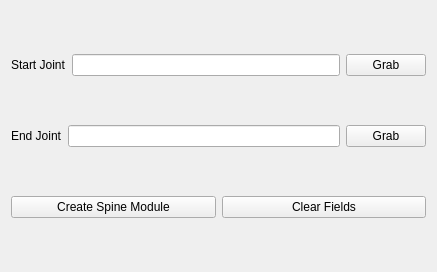
          <widget class="QWidget" name="spineMD_page">
           <property name="geometry">
            <rect>
             <x>0</x>
             <y>0</y>
             <width>437</width>
             <height>272</height>
            </rect>
           </property>
           <property name="styleSheet">
            <string notr="true"/>
           </property>
           <attribute name="label">
            <string>Spine Module</string>
           </attribute>
           <layout class="QVBoxLayout" name="verticalLayout_3">
            <item>
             <layout class="QHBoxLayout" name="horizontalLayout_12">
              <property name="spacing">
               <number>6</number>
              </property>
              <item>
               <widget class="QLabel" name="lbl_spineStartJoint">
                <property name="text">
                 <string>Start Joint</string>
                </property>
                <property name="margin">
                 <number>2</number>
                </property>
               </widget>
              </item>
              <item>
               <widget class="QLineEdit" name="line_spineStartJoint">
                <property name="styleSheet">
                 <string notr="true"/>
                </property>
               </widget>
              </item>
              <item>
               <widget class="QPushButton" name="btn_grabSpineStartJoint">
                <property name="styleSheet">
                 <string notr="true"/>
                </property>
                <property name="text">
                 <string>Grab</string>
                </property>
               </widget>
              </item>
             </layout>
            </item>
            <item>
             <layout class="QHBoxLayout" name="horizontalLayout_13">
              <property name="spacing">
               <number>6</number>
              </property>
              <item>
               <widget class="QLabel" name="lbl_spineEndJoint">
                <property name="text">
                 <string>End Joint</string>
                </property>
                <property name="margin">
                 <number>2</number>
                </property>
               </widget>
              </item>
              <item>
               <widget class="QLineEdit" name="line_spineEndJoint">
                <property name="styleSheet">
                 <string notr="true"/>
                </property>
               </widget>
              </item>
              <item>
               <widget class="QPushButton" name="btn_grabSpineEndJoint">
                <property name="styleSheet">
                 <string notr="true"/>
                </property>
                <property name="text">
                 <string>Grab</string>
                </property>
               </widget>
              </item>
             </layout>
            </item>
            <item>
             <layout class="QHBoxLayout" name="horizontalLayout_2">
              <item>
               <widget class="QPushButton" name="btn_createSpineModule">
                <property name="styleSheet">
                 <string notr="true"/>
                </property>
                <property name="text">
                 <string>Create Spine Module</string>
                </property>
               </widget>
              </item>
              <item>
               <widget class="QPushButton" name="btn_spineClearFields">
                <property name="styleSheet">
                 <string notr="true"/>
                </property>
                <property name="text">
                 <string>Clear Fields</string>
                </property>
               </widget>
              </item>
             </layout>
            </item>
           </layout>
          </widget>
